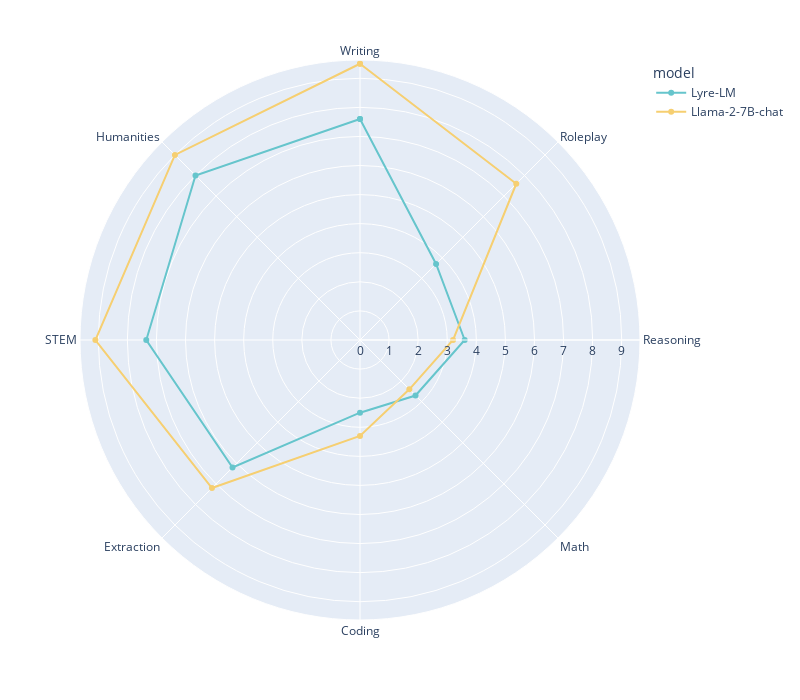

Write notebook code for a chart like this one.
### Code cell
# target_models = ['llama-7b-finetune-max-small', 'llama-7b-finetune-max', "llama-7b-finetune-all", "llama-7b-finetune-top-01-percent", "llama-7b-finetune-clustered-top-01-percent", 'llama-7b-finetune-clustered-top-10-percent','llama-7b-finetune-top-10-percent','Llama-2-7b-chat', "gpt-4"]
# target_models = ['llama-7b-finetune-max-small', 'llama-7b-finetune-max', "llama-7b-finetune-all", 'llama-7b-finetune-clustered-top-10-percent','llama-7b-finetune-top-10-percent','Llama-2-7b-chat', "gpt-4"]

target_models = ['Llama-2-7b-chat', 'lyre-lm']

scores_target = [scores_all[i] for i in range(len(scores_all)) if scores_all[i]["model"] in target_models]

# sort by target_models
scores_target = sorted(scores_target, key=lambda x: target_models.index(x["model"]), reverse=True)

df_score = pd.DataFrame(scores_target)
df_score = df_score[df_score["model"].isin(target_models)]

# rename_map = {'llama-7b-finetune-max-small': 'llama-7b-finetune-max-small',
#               'llama-7b-finetune-max': 'llama-7b-finetune-max',
#               "gpt-4": "GPT-4",
#               "llama-7b-finetune-clustered-top-01-percent":"llama-7b-finetune-clustered-top-01-percent",
#               "llama-7b-finetune-top-01-percent":"llama-7b-finetune-top-01-percent",
#               'Llama-2-7b-chat':'Llama-2-7b-chat',
#               'llama-7b-finetune-clustered-top-10-percent':'llama-7b-finetune-clustered-top-10-percent',
#               'llama-7b-finetune-top-10-percent':'llama-7b-finetune-top-10-percent'}
rename_map = {'Llama-2-7b-chat': 'Llama-2-7B-chat',
              'lyre-lm': 'Lyre-LM'}

for k, v in rename_map.items():
    df_score.replace(k, v, inplace=True)

fig = px.line_polar(df_score, r = 'score', theta = 'category', line_close = True, category_orders = {"category": CATEGORIES},
                    color = 'model', markers=True, color_discrete_sequence=px.colors.qualitative.Pastel)
fig.update_layout(
    autosize=False,
    width=800,
    height=700,
)


fig.show()

### Figure 1 — Plotly figure (JSON) as saved in the notebook; plotly's stock layout.template omitted (floating-point values rounded to 4 significant figures)
{"data": [{"hovertemplate": "model=Lyre-LM<br>score=%{r}<br>category=%{theta}<extra></extra>", "legendgroup": "Lyre-LM", "line": {"color": "rgb(102, 197, 204)", "dash": "solid"}, "marker": {"symbol": "circle"}, "mode": "markers+lines", "name": "Lyre-LM", "r": [7.6, 3.7, 3.6, 2.7, 2.5, 6.2, 7.35, 8, 7.6], "showlegend": true, "subplot": "polar", "theta": ["Writing", "Roleplay", "Reasoning", "Math", "Coding", "Extraction", "STEM", "Humanities", "Writing"], "type": "scatterpolar"}, {"hovertemplate": "model=Llama-2-7B-chat<br>score=%{r}<br>category=%{theta}<extra></extra>", "legendgroup": "Llama-2-7B-chat", "line": {"color": "rgb(246, 207, 113)", "dash": "solid"}, "marker": {"symbol": "circle"}, "mode": "markers+lines", "name": "Llama-2-7B-chat", "r": [9.5, 7.6, 3.2, 2.4, 3.3, 7.2, 9.1, 9, 9.5], "showlegend": true, "subplot": "polar", "theta": ["Writing", "Roleplay", "Reasoning", "Math", "Coding", "Extraction", "STEM", "Humanities", "Writing"], "type": "scatterpolar"}], "layout": {"autosize": false, "height": 700, "legend": {"title": {"text": "model"}, "tracegroupgap": 0}, "margin": {"t": 60}, "polar": {"angularaxis": {"categoryarray": ["Writing", "Roleplay", "Reasoning", "Math", "Coding", "Extraction", "STEM", "Humanities"], "categoryorder": "array", "direction": "clockwise", "rotation": 90}, "domain": {"x": [0, 1], "y": [0, 1]}}, "width": 800}}
